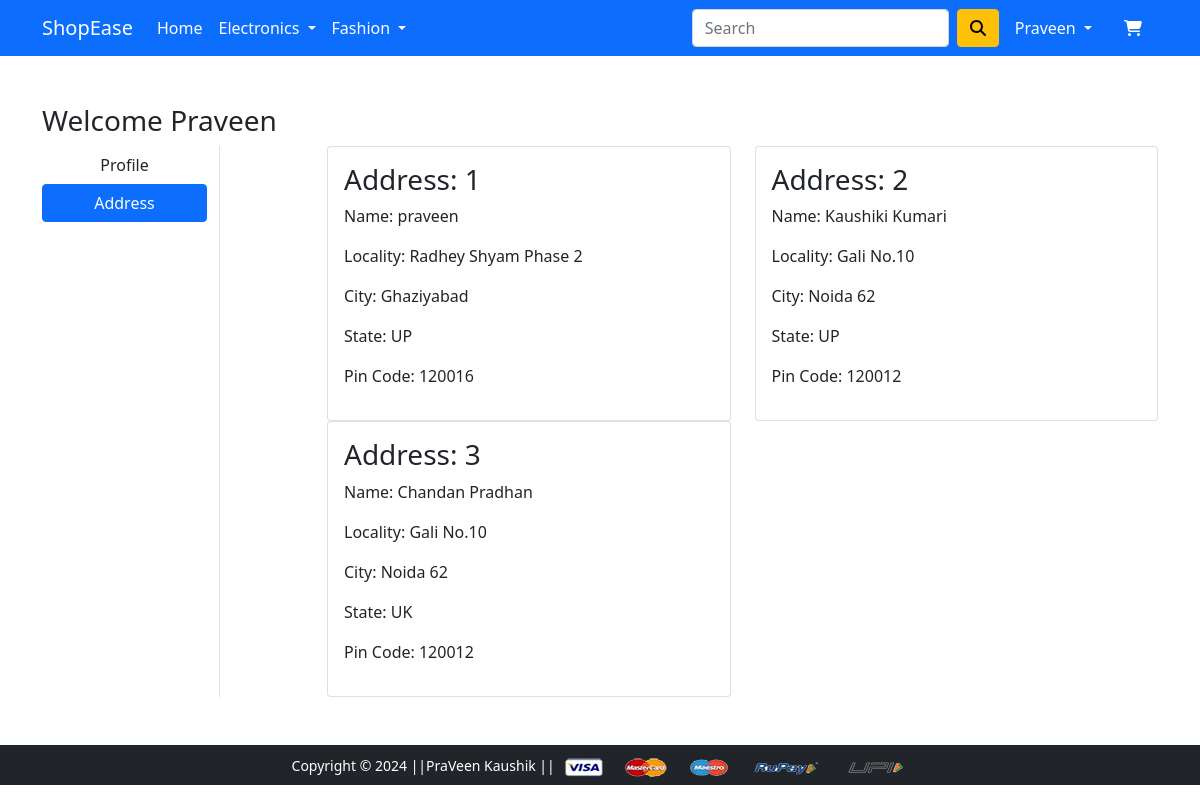
The app's page /address/ (signed in) with its own data.
### app/models.py (models this page shows, shortened)
class Customer(models.Model):
    user=models.ForeignKey(User,on_delete=models.CASCADE)
    name=models.CharField(max_length=200)
    locality=models.CharField(max_length=200)
    city=models.CharField(max_length=50)
    zipcode=models.IntegerField()
    state=models.CharField(choices=STATE_CHOICES,max_length=50)

### app/views.py (the view)
# urls.py: path('address/', views.address, name='address'),
@login_required
def address(request):
    add=Customer.objects.filter(user=request.user)
    return render(request, 'app/address.html',{'add':add,'active':'btn-primary'})

### app/templates/app/address.html (shortened to what this page needs)
{% extends 'app/base.html' %}
{% load static %}
{% block main-content %}
<div class="container my-5">
 <div class="row">
 <h3>Welcome <span class="text-capitalize">{{request.user}}</span></h3>
  <div class="col-sm-2 border-end">
   <ul class="list-unstyled">
    <li class="d-grid"><a href="{% url 'profile' %}" class="btn">Profile</a></li>
    <li class="d-grid"><a href="{% url 'address' %}" class="btn {{active}}">Address</a></li>
   </ul>
  </div>
  <div class="col-sm-9 offset-sm-1">
   <div class="row">
    {% for ad in add %}
     <div class="col-sm-6">
     <div class="card">
      <div class="card-body">
       <h3>Address: {{ forloop.counter }}</h3>
       <p>Name: {{ad.name}}</p>
       <p>Locality: {{ad.locality}}</p>
       <p>City: {{ad.city}}</p>
       <p>State: {{ad.state}}</p>
       <p>Pin Code: {{ad.zipcode}}</p>
      </div>
     </div>
    </div>
    {% endfor %}
   </div>
  </div>
 </div>
</div>
{% endblock main-content %}

### app/templates/app/base.html (shortened to what this page needs)
<!doctype html>
{% load static %}
<html lang="en">
  <head>
    <link href="https://cdn.jsdelivr.net/npm/bootstrap@5.0.0-beta1/dist/css/bootstrap.min.css" rel="stylesheet">
    <link rel="stylesheet" href="{% static 'app/css/owl.carousel.min.css' %}">
    <link rel="stylesheet" href="{% static 'app/css/all.min.css' %}">
    <link rel="stylesheet" href="{% static 'app/css/style.css' %}">
  </head>
  <body>
    <nav class="navbar navbar-expand-lg navbar-dark bg-primary">
     <div class="container">
       <a class="navbar-brand" href="/">ShopEase</a>
       <div class="collapse navbar-collapse" id="navbarSupportedContent">
         <ul class="navbar-nav me-auto mb-2 mb-lg-0">
           <li class="nav-item">
             <a class="nav-link active" aria-current="page" href="/">Home</a>
           </li>
           <li class="nav-item dropdown">
             <a class="nav-link dropdown-toggle text-white" href="#" id="electronicsDropdown" role="button" data-bs-toggle="dropdown" aria-expanded="false">
               Electronics
             </a>
           </li>
           <li class="nav-item dropdown">
             <a class="nav-link dropdown-toggle text-white" href="#" id="fashionDropdown" role="button" data-bs-toggle="dropdown" aria-expanded="false">
               Fashion
             </a>
           </li>
         </ul>
         <form method="get" class="d-flex" action="{% url 'product_list' %}">
          <input class="form-control me-2" type="search" name="query" placeholder="Search" aria-label="Search">
          <button class="btn btn-warning" type="submit"><i class="fas fa-search"></i></button>
      </form>
         <div>
          <ul class="navbar-nav me-auto mb-2 mb-lg-0">
          {% if request.user.is_authenticated %}
           <li class="nav-item dropdown mx-2">
              <a class="nav-link dropdown-toggle text-white" href="#" id="profileDropdown" role="button" data-bs-toggle="dropdown" aria-expanded="false">
                {{request.user.username|capfirst}}
              </a>
            </li>
            <li class="nav-item mx-2">
              <a href="{% url 'cart' %}" class="nav-link text-white"> <i class="fas fa-shopping-cart"></i></a>
            </li>
            {% endif %}
          </ul>
         </div>
       </div>
     </div>
    </nav>
    {% block main-content %} {% endblock main-content %}
    <footer class="container-fluid bg-dark text-center p-2 mt-5">
        <small class="text-white">Copyright &copy; 2024 ||PraVeen Kaushik || </small>
        <img src="{% static 'app/images/payment.png' %}" alt="" srcset="" class="img-fluid" height="2px">
    </footer>
  </body>
</html>

### records on screen
Customer: name "praveen", locality "Radhey Shyam Phase 2", city "Ghaziyabad", state "UP", zipcode "120016"
Customer: name "Kaushiki Kumari", locality "Gali No.10", city "Noida 62", state "UP", zipcode "120012"
Customer: name "Chandan Pradhan", locality "Gali No.10", city "Noida 62", state "UK", zipcode "120012"

### other values on screen
{{ request.user.username|capfirst }} "Praveen"
{{ request.user }} "Praveen"
